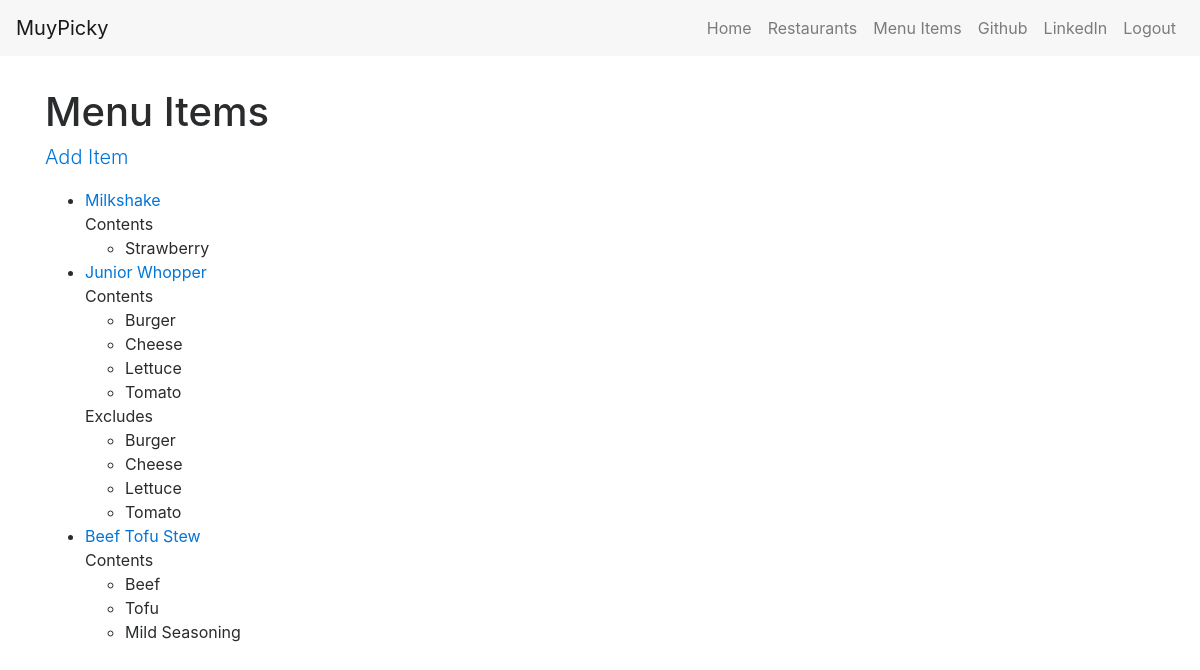
The page /items/ (signed in) on the database its author committed.
### menus/models.py (models this page shows, shortened)
class Item(models.Model):
    user            = models.ForeignKey(settings.AUTH_USER_MODEL)
    restaurant      = models.ForeignKey(RestaurantLocation)
    name            = models.CharField(max_length=120)
    contents        = models.TextField(help_text="separate each item by comma")
    excludes        = models.TextField(blank=True, null=True, help_text="separate each item by comma")
    public          = models.BooleanField(default=True)
    timestamp       = models.DateTimeField(auto_now_add=True)
    updated         = models.DateTimeField(auto_now=True)
    def get_absolute_url(self):
        return reverse('menus:detail', kwargs={'pk': self.pk})
    class Meta:
        ordering = ['-updated', '-timestamp']
    def get_contents(self):
        return self.contents.split(',')
    def get_excludes(self):
        return self.contents.split(',')

### menus/views.py (the view)
class ItemListView(LoginRequiredMixin, ListView):
    def get_queryset(self):
        return Item.objects.filter(user=self.request.user) #checks if user is authenticated

### templates/menus/item_list.html (shortened to what this page needs)
{% extends 'base.html' %}
{% block content %}
    <div class="row">
        <div class="col-sm-12 text-left">
            <h1>Menu Items</h1>
            <p class="lead"><a href="{% url 'menus:create' %}">Add Item</a> </p>
            <ul>
                {% for obj in object_list %}
                    <li><a href='{{ obj.get_absolute_url }}'>{{ obj.name }}</a></li>
                    {% if obj.contents %}
                        Contents
                        <ul>
                            {% for item in obj.get_contents %}
                                <li>{{ item }}</li>
                            {% endfor %}
                        </ul>
                    {% endif %}
                    {% if obj.excludes %}
                        Excludes
                        <ul>
                            {% for item in obj.get_excludes %}
                                <li>{{ item }}</li>
                            {% endfor %}
                        </ul>
                    {% endif %}
                {% empty %}
                    <li><a href="{% url 'menus:create' %}">Add Menu Item</a></li>
                {% endfor %}
            </ul>
        </div>
    </div>
{% endblock %}

### rows shown on the page
Item: name "Milkshake", get_contents "Strawberry"
Item: name "Junior Whopper", get_contents "Burger" "Cheese" "Lettuce" "Tomato", get_excludes "Burger" "Cheese" "Lettuce" "Tomato"
Item: name "Beef Tofu Stew", get_contents "Beef" "Tofu" "Mild Seasoning"
